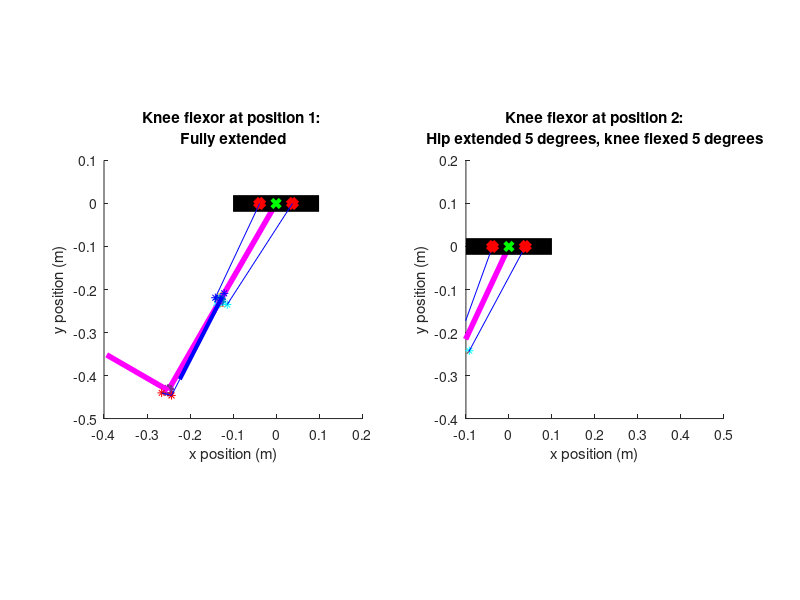

Reproduce this figure in MATLAB. (Note: this script raises an error after producing the figure.)
%% Biarticular analysis of the quadruped hind legs
clear, close('all'), clc

%% Define given geometric and physical constants

% This simulation is intended to provide a static analysis and rough visual
% depiction of a cam/pulley system. CAM radii are sown as points around the
% knee

%% Define a rotational function to be used
% Define 2D rotational matrix in xy-plane as a function of degrees rotated
% counter-clockwise
rotz = @(t) [cosd(t) -sind(t) ; sind(t) cosd(t)] ;

%% Define given geometric and physical constants

% Define the safety factor of required force
SF = 1;                             % [-]

%Define BPA model constants (eq 4 from paper)
a0 = 254.3e3;                       % [Pa] Model Parameter 0
a1 = 192e3;                         % [Pa] Model Parameter 1
a2 = 2.0265;                        % [-] Model Parameter 2
a3 = -0.461;                        % [-] Model Parameter 3
a4 = -0.331e-3;                     % [1/N] Model Parameter 4
a5 = 1.23e3;                        % [Pa/N] Model Parameter 5
a6 = 15.6e3;                        % [Pa] Model Parameter 6

% Define the hysteresis factor
S = 1;                               % [0,1]

% Defining hind leg section lengths
l1 = 10.25 * (0.0254);              % [m] Limb length 1 (inches to meters conversion)
l2 = 9.5 * (0.0254);                % [m] Limb length 2 (inches to meters conversion)
l3 = 6.5 * (0.0254);                % [m] Limb length 3 (inches to meters conversion)

% Define gravitational constant
g = 9.8;                            % [m/s^2]

% Define length of actuators             
L_AF = 9 * (0.0254);                % [m] Ankle flexor length (inches to meters conversion)
L_AE = 9 * (0.0254);                % [m] Ankle extensor length (inches to meters conversion)
L_KF = 8 * (0.0254);                % [m] Knee flexor length (inches to meters conversion)
L_KE = 8 * (0.0254);                % [m] Knee extensor length (inches to meters conversion)
L_KFb = 12 * (0.0254);              % [m] Biarticular knee flexor length (inches to meters conversion)
L_KEb = 12 * (0.0254);              % [m] Biarticular knee flexor length (inches to meters conversion)
L_AEb = 8.5 * (0.0254);              % [m] Biarticular ankle extensor length (inches to meters conversion)

% Define actuator masses based on linear density estimate of 0.0968 kg/m 
% (as measured inside of the end caps), and adding on the weight of the end
% caps, approximated as 10g each
m_AF = 0.0968 * L_AF + 0.02;                % [kg] Ankle flexor mass
m_AE = 0.0968 * L_AE + 0.02;                % [kg] Ankle extensor mass
m_KF = 0.0968 * L_KF + 0.02;                % [kg] Knee flexor mass
m_KE = 0.0968 * L_KE + 0.02;                % [kg] Knee extensor mass

% Define mass values of the hind leg sections
me = 0.0205;                        % [kg] Mass of encoders
m1 = 0.1302;                        % [kg] Section 1 leg mass
m2 = 0.1302;                        % [kg] Section 2 leg mass
m3 = 0.09814;                       % [kg] Section 3 leg mass

% Define maximum actuator strain estimate 
k_max = 0.1667;                     % [-]


%% Sarah makes ankle attachment point edits here:

% Define the lower attachment point of the biarticular ankle actuator
% string to the pulley in terms of displacement from the ankle axis of
% rotation
AEbl_pulleyx = 0.5 * (0.0254);                 % [m] (inches to meter conversion)
AEbl_pulleyy = -0.25 * (0.0254);                % [m] (inches to meter conversion)

% Define the lower attachment point of the biarticular ankle actuator
% string to the foot in terms of displacement from the ankle axis of
% rotation
AEbl_x = 0.5 * (0.0254);                 % [m] (inches to meter conversion)
AEbl_y = -0.4 * (0.0254);                % [m] (inches to meter conversion)

% Define the upper attachment point of the biarticular ankle actuator
% to the upper knee in terms of displacement from the knee axis of
% rotation
AEbu_x = 0 * (0.0254);                 % [m] (inches to meter conversion)
AEbu_y = 0.4 * (0.0254);                % [m] (inches to meter conversion)


%% Define fully extended position of the knee in 2D space (position 1)

% Origin is at hip joint point of rotation
% Fully extended position occurs when the femur is -30 degrees from
% vertical, with knee fully extended. Fully flexed position occurs when
% the femur is 30 degrees from vertical with knee fully flexed

% Define angle from horizontal for fully extended position (position 1)
theta1_pos1 = 30;                               % [degrees]

% Define the knee location in the xy plane at position 1 from hip angle
% and femur length
knee_pos1(1) = (-l1 * sind(theta1_pos1));                      % [m]
knee_pos1(2) = (-l1 * cosd(theta1_pos1));                      % [m]

% Define where point of rotation of the upper end of the knee actuators is in the
% xy plane, with the hip point of rotation as the origin
b_KFb_top = [1.5, 0]* (0.0254);            % [m] (inches to meter conversion)
b_KEb_top = [-1.5, 0]* (0.0254);           % [m] (inches to meter conversion)

% Define r1 and r2 for the knee cam, corresponding to the cam
% radius at positon one and two
r1_KFb_length = .75 * (0.0254);         % [m] (inches to meter conversion)
r1_KEb_length = 0.5 * (0.0254);         % [m] (inches to meter conversion)
r2_KFb_length = 0.5 * (0.0254);         % [m] (inches to meter conversion)
r2_KEb_length = .75 * (0.0254);         % [m] (inches to meter conversion)

% Define the length of the radius of attatchment end point for the knee(the point where
% the string inserts to the frame) from known angles and length of r
r1_KFb_pos1 = [(knee_pos1(1) + r1_KFb_length * cosd(theta1_pos1)), (knee_pos1(2) - r1_KFb_length * sind(theta1_pos1))]; % [m]
r2_KFb_pos1 = [(knee_pos1(1) - r2_KFb_length * sind(theta1_pos1)), (knee_pos1(2) - r2_KFb_length * cosd(theta1_pos1))]; % [m]
r1_KEb_pos1 = [(knee_pos1(1) - r1_KEb_length * cosd(theta1_pos1)), (knee_pos1(2) + r1_KEb_length * sind(theta1_pos1))]; % [m]
r2_KEb_pos1 = [(knee_pos1(1) + r2_KEb_length * sind(theta1_pos1)), (knee_pos1(2) + r2_KEb_length * cosd(theta1_pos1))]; % [m]

% Define the ankle position from the defined angles, knee position, and
% tibia length
ankle_pos1(1) = (knee_pos1(1) - l2 * sind(theta1_pos1));        % [m]
ankle_pos1(2) = (knee_pos1(2) - l2 * cosd(theta1_pos1));        % [m]

% Define the toe postion, modeling the foot as a straight line
toe_pos1 = [(ankle_pos1(1) - l3 * cosd(theta1_pos1)) (ankle_pos1(2) + l3 * sind(theta1_pos1))]; 

% Define the outer cam circle in quarter sections for knee and ankle
thetaKF = 1.5 *pi() : 0.001 : 2*pi;
thetaKE = 0.5 *pi() : 0.001 : pi;

camKF(1,:) = r1_KFb_length * cos(thetaKF) + knee_pos1(1);
camKF(2,:) = r2_KFb_length * sin(thetaKF) + knee_pos1(2);
camKF = rotz(-theta1_pos1) * [(camKF(1,:) - knee_pos1(1)); (camKF(2,:) - knee_pos1(2))];
camKF(1,:) = camKF(1,:) + knee_pos1(1);
camKF(2,:) = camKF(2,:) + knee_pos1(2);

camKE(1,:) = r1_KEb_length * cos(thetaKE) + knee_pos1(1);
camKE(2,:) = r2_KEb_length * sin(thetaKE) + knee_pos1(2);
camKE = rotz(-theta1_pos1) * [(camKE(1,:) - knee_pos1(1)); (camKE(2,:) - knee_pos1(2))];
camKE(1,:) = camKE(1,:) + knee_pos1(1);
camKE(2,:) = camKE(2,:) + knee_pos1(2);

% Define where in space the lower attachment point of the biarticular ankle
% actuator attaches to the pulley based on the defined displacment from the 
% ankle axis of rotation
AEb_string_attach_1 = ankle_pos1 + [(AEbl_pulleyx * cosd(30) + AEbl_pulleyy * sind(30)) (-AEbl_pulleyx * sind(30) + AEbl_pulleyy * cosd(30))];

% Define where in space the lower attachment point of the biarticular ankle
% actuator attaches to the foot based on the defined displacment from the 
% ankle axis of rotation
AEb_string_end_1 = ankle_pos1 + [(-AEbl_x * sind(30) + AEbl_y * cosd(30)) (-AEbl_x * cosd(30) - AEbl_y * sind(30))];

%Define upper actuator position 1
upper_AEb_pos1 = knee_pos1 + AEbu_x * [cosd(30) -sind(30)] + AEbu_y * [sind(30) cosd(30)] ;

% Define string length
string = norm(AEb_string_attach_1 - AEb_string_end_1) + norm(upper_AEb_pos1 - AEb_string_attach_1) - L_AEb;

% Define lower position of actuator at position 1
lower_AEb_pos1 = upper_AEb_pos1 + L_AEb * ((AEb_string_attach_1 - upper_AEb_pos1) / norm(upper_AEb_pos1 - AEb_string_attach_1));


%% Plot fully extended position of the knee in 2D space (position 1)
figure(1)
subplot(1, 2, 1)
hold on

% Plot the femur from knee position, and add a marker at the knee
plot([0, knee_pos1(1)], [0, knee_pos1(2)], '-m', 'LineWidth', 4)
plot(knee_pos1(1), knee_pos1(2), 'o', 'LineWidth', 3)

% Plot the cam radii
plot(camKF(1,:), camKF(2,:))
plot(camKE(1,:), camKE(2,:))

% Plot the tibia from knee to ankle points
plot([knee_pos1(1), ankle_pos1(1)], [knee_pos1(2), ankle_pos1(2)], '-m', 'LineWidth', 4)

% Plot the cam radii for the knee flexor and extensor (2 each) for position 1 as
% points
plot(r1_KFb_pos1(1), r1_KFb_pos1(2), '*c')
plot(r2_KFb_pos1(1), r2_KFb_pos1(2), '*c')
plot(r1_KEb_pos1(1), r1_KEb_pos1(2), '*b')
plot(r2_KEb_pos1(1), r2_KEb_pos1(2), '*b')

% Plot the ankle as a circle
plot(ankle_pos1(1), ankle_pos1(2), 'o', 'LineWidth', 3)

% Plot the foot as a straight line
plot([ankle_pos1(1) toe_pos1(1)], [ankle_pos1(2) toe_pos1(2)], '-m', 'LineWidth', 4) 

% Plot the lower point of attachment of the string for the biarticular
% ankle actuator to the pulley
plot(AEb_string_attach_1(1), AEb_string_attach_1(2), '*r')

% Plot the lower point of attachment of the string for the biarticular
% ankle actuator to the foot
plot(AEb_string_end_1(1), AEb_string_end_1(2), '*r')

% Plot a string between the ankle pulley and insertion point
plot([AEb_string_attach_1(1) AEb_string_end_1(1)], [AEb_string_attach_1(2) AEb_string_end_1(2)], '-b')

% Plot the ankle extensor actuator
plot([upper_AEb_pos1(1) lower_AEb_pos1(1)], [upper_AEb_pos1(2) lower_AEb_pos1(2)], '-b', 'LineWidth', 3)

% Plot the string from the ankle extensor actuator to the ankle pulley
plot([AEb_string_attach_1(1) lower_AEb_pos1(1)], [AEb_string_attach_1(2) lower_AEb_pos1(2)], '-b')

% Plot the hip/body as a horizontal line for reference
plot([-.1, .1], [0, 0], '-k', 'LineWidth', 12)

% Mark the hip joint as the origin
plot(0,0, 'xg', 'LineWidth', 3)

% Plot the final pulley point before string goes to the tibia for the
% flexor and extensor
plot(b_KFb_top(1), b_KFb_top(2), 'xr', 'LineWidth', 5)
plot(b_KEb_top(1), b_KEb_top(2), 'xr', 'LineWidth', 5)

% Plot the lines representing strings for the knee flexor and extensor
plot([b_KFb_top(1) r1_KFb_pos1(1)], [b_KFb_top(2) r1_KFb_pos1(2)], 'b')
plot([b_KEb_top(1) r1_KEb_pos1(1)], [b_KEb_top(2) r1_KEb_pos1(2)], 'b')

% Finish labeling the plot
hold off
xlim([-0.4 0.2])
ylim([-0.5 0.1])
title(sprintf('Knee flexor at position 1: \nFully extended'))
xlabel('x position (m)')
ylabel('y position (m)')
daspect([1 1 1])
set(gcf,'color','w');

%% Define flexed position (position 2) using rotational matrices

% Define hip rotation in degrees
rot_hip = input(sprintf('Enter the desired hip rotation from fully flexed: ') );                                              % [degrees]

% Rotate the knee about the origin 60 degrees
knee_pos2 = rotz(rot_hip) * knee_pos1';

% Define knee rotation in degrees
rot_knee = input(sprintf('\nEnter the desired knee rotation from fully extended: ') );                                              % [degrees]

%Rotate the all points below the knee about the knee 90 degrees
ankle_pos2 = rotz(rot_knee) * ((rotz(rot_hip) * ankle_pos1') - knee_pos2)+ knee_pos2;
camKF = rotz(rot_knee) * ((rotz(rot_hip) * camKF) - knee_pos2)+ knee_pos2;
camKE = rotz(rot_knee) * ((rotz(rot_hip) * camKE) - knee_pos2)+ knee_pos2;
r1_KFb_pos2 = rotz(rot_knee) * ((rotz(rot_hip) * r1_KFb_pos1') - knee_pos2) + knee_pos2;
r2_KFb_pos2 = rotz(rot_knee) * ((rotz(rot_hip) * r2_KFb_pos1') - knee_pos2) + knee_pos2;
r1_KEb_pos2 = rotz(rot_knee) * ((rotz(rot_hip) * r1_KEb_pos1') - knee_pos2) + knee_pos2;
r2_KEb_pos2 = rotz(rot_knee) * ((rotz(rot_hip) * r2_KEb_pos1') - knee_pos2) + knee_pos2;
toe_pos2 = rotz(rot_knee) * ((rotz(rot_hip) * toe_pos1') - knee_pos2)+ knee_pos2;
AEb_string_attach_2 = rotz(rot_knee) * ((rotz(rot_hip) * AEb_string_attach_1') - knee_pos2)+ knee_pos2;
AEb_string_end_2 = rotz(rot_knee) * ((rotz(rot_hip) * AEb_string_end_1') - knee_pos2)+ knee_pos2;

% Define knee rotation in degrees
rot_ankle = input(sprintf('\nEnter the desired ankle rotation from fully flexed: ') );

% Rotate the foot and ankle cam about the ankle
toe_pos2 = rotz(rot_ankle) * (toe_pos2 - ankle_pos2)+ ankle_pos2;
AEb_string_end_2 = rotz(rot_ankle) * (AEb_string_end_2 - ankle_pos2)+ ankle_pos2;

% Define upper ankle actuator position
upper_AEb_pos2 = rotz(rot_hip) * upper_AEb_pos1';

% Define the lower ankle actuator position
upperstringlength = string - norm(AEb_string_end_2 - AEb_string_attach_2);
L_AEb2 = norm(AEb_string_attach_2 - upper_AEb_pos2) - upperstringlength;
lower_AEb_pos2 = upper_AEb_pos2 +  L_AEb2 * ((AEb_string_attach_2 - upper_AEb_pos2) / norm(AEb_string_attach_2 - upper_AEb_pos2));

% Define the EFFECTIVE radius for the knee cam
rKFb_eff_length = (r1_KFb_length * r2_KFb_length)/((r2_KFb_length * cosd(rot_knee))^2 + (r1_KFb_length * sind(rot_knee))^2)^.5;
rKEb_eff_length = (r1_KEb_length * r2_KEb_length)/((r2_KEb_length * cosd(rot_knee))^2 + (r1_KEb_length * sind(rot_knee))^2)^.5;

% Define the string attachment point from effective radius and knee/ankle rotation
rKFb_eff = knee_pos1 + rKFb_eff_length * [cosd(theta1_pos1) -sind(theta1_pos1)];
rKFb_eff = rotz(rot_hip) * rKFb_eff';
rKEb_eff = knee_pos1 + rKEb_eff_length * [-cosd(theta1_pos1) sind(theta1_pos1)];
rKEb_eff = rotz(rot_hip) * rKEb_eff';


% Also need to define the fully extended knee extensor position, even if the
% user input doesn't rotate it to that point.
knee_pos2_extended = rotz(60) * knee_pos1';
r1_KEb_extended = rotz(90) * ((rotz(60) * r1_KEb_pos1') - knee_pos2_extended) + knee_pos2_extended;
r2_KEb_extended = rotz(90) * ((rotz(60) * r2_KEb_pos1') - knee_pos2_extended) + knee_pos2_extended;

%% Plot fully flexed position of the knee in 2D space (position 2)
subplot(1, 2, 2)
hold on

% Plot the femur from knee position, and add a marker at the knee
plot([0, knee_pos2(1)], [0, knee_pos2(2)], '-m', 'LineWidth', 4)
plot(knee_pos2(1), knee_pos2(2), 'o', 'LineWidth', 3)

% Plot the tibia from knee to ankle points
plot([knee_pos2(1), ankle_pos2(1)], [knee_pos2(2), ankle_pos2(2)], '-m', 'LineWidth', 4)

% Plot the cam radii for flexor and extensor (2 each) for position 1 as
% points
plot(r1_KFb_pos2(1), r1_KFb_pos2(2), '*c'); plot(r2_KFb_pos2(1), r2_KFb_pos2(2), '*c')
plot(r1_KEb_pos2(1), r1_KEb_pos2(2), '*b'); plot(r2_KEb_pos2(1), r2_KEb_pos2(2), '*b')
plot(camKF(1,:), camKF(2,:)); plot(camKE(1,:), camKE(2,:))

% Plot the lower point of attachment of the string for the biarticular
% ankle actuator to the pulley
plot(AEb_string_attach_2(1), AEb_string_attach_2(2), '*r')

% Plot the lower point of attachment of the string for the biarticular
% ankle actuator to the foot
plot(AEb_string_end_2(1), AEb_string_end_2(2), '*r')

% Plot a string between the ankle pulley and insertion point
plot([AEb_string_attach_2(1) AEb_string_end_2(1)], [AEb_string_attach_2(2) AEb_string_end_2(2)], '-b')

% Plot the ankle extensor actuator
plot([upper_AEb_pos2(1) lower_AEb_pos2(1)], [upper_AEb_pos2(2) lower_AEb_pos2(2)], '-b', 'LineWidth', 3)

% Plot the string from the ankle extensor actuator to the ankle pulley
plot([AEb_string_attach_2(1) lower_AEb_pos2(1)], [AEb_string_attach_2(2) lower_AEb_pos2(2)], '-b')

% Plot the ankle/foot as a circle
plot(ankle_pos2(1), ankle_pos2(2), 'o', 'LineWidth', 3)

% Plot the hip/body as a horizontal line for reference
plot([-.1, .1], [0, 0], '-k', 'LineWidth', 12)

% Mark the hip joint as the origin
plot(0, 0, 'xg', 'LineWidth', 3)

% Plot the foot as a straight line
plot([ankle_pos2(1) toe_pos2(1)], [ankle_pos2(2) toe_pos2(2)], '-m', 'LineWidth', 4)

% Plot the lines representing strings for the flexor and extensor
plot([b_KFb_top(1) rKFb_eff(1)], [b_KFb_top(2) rKFb_eff(2)], 'b')
plot([b_KEb_top(1) rKEb_eff(1)], [b_KEb_top(2) rKEb_eff(2)], 'b')

% Plot the final pulley point before string goes to the tibia for the
% lfexor and extensor
plot(b_KFb_top(1), b_KFb_top(2), 'xr', 'LineWidth', 5)
plot(b_KEb_top(1), b_KEb_top(2), 'xr', 'LineWidth', 5)

% Finish labeling the plot
xlim([-0.1 0.5])
ylim([-0.4 0.2])
title(sprintf('Knee flexor at position 2:\nHip extended %.0f degrees, knee flexed %.0f degrees', rot_hip, rot_knee))
xlabel('x position (m)')
ylabel('y position (m)')
daspect([1 1 1])


%% Define the strain necessary to achieve position 2

% Define the effective length of the string or actuator/string with the
% actuator fully deflated, in an extended position. Note, don't need to do
% this for ankle actuator, just using L_AEb
L_KFb_rest = norm(r1_KFb_pos1 - b_KFb_top); 
L_KEb_rest = norm(r2_KEb_extended' - b_KEb_top);

% Define the length of string wrapped around the cam at the fully
%extended/resting position. Using an approximation of a quarter of an
%ellipse.
L_KFb_camstring = (pi()/2)*(((r1_KFb_length^2) + (r2_KFb_length^2))/2)^0.5;
L_KEb_camstring = (pi()/2)*(((r1_KEb_length^2) + (r2_KEb_length^2))/2)^0.5;

% Define the length of the string/actuator after desired rotation (this is
% from origin to effective attachment point on the outside of the cam).
L_KFb_rot = norm(rKFb_eff' - b_KFb_top); 
L_KEb_rot = norm(rKEb_eff' - b_KEb_top);

% Define the length of string wrapped around the cam at the new position. 
% Using an approximation of the degree of rotation as a fraction of the
% ellipse of the cam.
L_KFb_camstring_new = ((90 - rot_knee)/360) * (pi()*2)*(((r1_KFb_length^2) + (r2_KFb_length^2))/2)^0.5;
L_KEb_camstring_new = ((rot_knee)/360) * (pi()*2)*(((r1_KEb_length^2) + (r2_KEb_length^2))/2)^0.5;

% Define the change in actuator length by subtracting the new length from
% the old length, including the parts of string wrapped around the cam at
% both positions.
delta_L_KFb = (L_KFb_rest + L_KFb_camstring) - (L_KFb_rot + L_KFb_camstring_new);
delta_L_KEb = (L_KEb_rest + L_KEb_camstring) - (L_KEb_rot + L_KEb_camstring_new);
delta_L_AEb = (L_AEb - L_AEb2);

% Calculate strain from contracted and resting lengths
k_KFb = delta_L_KFb / L_KFb;
k_KEb = delta_L_KEb / L_KEb;
k_AEb = delta_L_AEb / L_AEb;

%Print out actuator lengths and desired rotations.
clc
fprintf('\nHip rotation: %.0f degrees', rot_hip)
fprintf('\nKnee rotation: %.0f degrees', rot_knee)
fprintf('\nAnkle rotation: %.0f degrees', rot_ankle)
fprintf('\n\nBA knee flexor actuator length: %.0f inches', L_KFb/0.0254)
fprintf('\nBA knee extensor actuator length: %.0f inches', L_KEb/0.0254)
fprintf('\nBA ankle extensor actuator length: %.0f inches', L_AEb/0.0254)

% Print out actuator strains at position 2.
fprintf('\n\nBA knee flexor strain to achieve position 2: %.2f', k_KFb)
fprintf('\nBA knee extensor strain to achieve position 1: %.2f', k_KEb)
fprintf('\nBA ankle extensor strain to achieve this position: %.2f\n', k_AEb)

%% Torque calculations for the biarticular knee flexor and knee extensor

% NOTE: THESE HAVE ONLY BEEN SET UP TO DEFINE TORQUE AT SET POSITIONS.
% Needs modification to find force at a given rotation.

% Torque requirements for knee flexor:
% Define torques created by the weight of the different leg segments
T1_KFb = 0.5 * l1 * cosd(60) * (m1 + m_KF + m_KE) * g;                      % [N-m]
T2_KFb = (l1 * cosd(60) + 0.5 * l2 * sind(60)) * (m2 + m_AF + m_AE) * g;    % [N-m]
T3_KFb = (l1 * cosd(60) + (l2 + l3/2) * sind(60)) * m3 * g;                 % [N-m]
T_knee_KFb = l1 * cosd(60) * me * g;                                        % [N-m]
T_ankle_KFb = (l1 * cosd(60) + l2 * sind(60)) * me * g;                     % [N-m]

% Define force necessary for actuator to exert to hold leg at position 2
F_KFb = (T1_KFb + T2_KFb + T3_KFb + T_knee_KFb + T_ankle_KFb) / r2_KFb_length;  % [N]              % [N]         


% Torque requirements for knee extensor:
% Define torques created by the weight of the different leg segments
T1_KEb = 0.5 * l1 * sind(30) * (m1 + m_KF + m_KE) * g;             % [N-m]
T2_KEb = ((l1 + 0.5 * l2) * sind(30)) * (m2 + m_AF + m_AE) * g;    % [N-m]
T3_KEb = (((l1 + l2) * sind(30)) + (l3/2)) * m3 * g;               % [N-m]
T_knee_KEb = l1 * sind(30) * me * g;                               % [N-m]
T_ankle_KEb = (l1 + l2) * sind(30) * me * g;                       % [N-m]

% Define force necessary for actuator to exert to hold leg at position 1
F_KEb = (T1_KEb + T2_KEb + T3_KEb + T_knee_KEb + T_ankle_KEb) / r1_KEb_length;                % [N] 


% Torque requirements for ankle extensor:
% Define torques created by the weight of the different leg segments
T2_AEb = (0.5 * l2) * (m2 + m_AF + m_AE) * g;                      % [N-m]
T3_AEb = (l2 + 0.5 * l3) * m3 * g;                                 % [N-m]
T_ankle_AEb = l2 * me * g;                                         % [N-m]

% Define force necessary for actuator to exert to hold leg at a fully
% contracted position with the femur aligned with the vertical
F_AEb = (T2_AEb + T3_KEb + T_ankle_AEb) / AEbl_x;                % [N] 

% Print out force required to hold position 1 and 2 for the knee extensor
% and flexor, respectively
fprintf('\nThe required force for the BA knee flexor to hold a fully contracted position is %.1f pounds\n', F_KFb/4.448)
fprintf('\nThe required force for the BA knee extensor to hold a fully contracted position is %.1f pounds\n', F_KEb/4.448)
fprintf('\nThe required force for the BA ankle extensor to hold position 1 is %.1f pounds', F_AEb/4.448)

%% Plotting strain vs necessary pressure for a given force

% Constructing a pressure vs strain plot for BPAs of varying force based on
% equation 4.

% Define range of strains
k = 0.001:0.001:0.2;            % []
k_max = 0.17;                   % []
F = (0:6:36) * 4.448;           % [N] (pounds to newtons conversion)
S = 1;                          % [0,1] hysteresis 

key = strings(1,length(F));

figure(2)
% plot pressure vs strain, each loop doing a different applied force
for n = 1:length(F)
    tangent = a2 * ((k./ (a4 * F(n) + k_max)) + a3);
    tangent(tangent > (pi()/2)) = [];
    P = a0 + (a1 * tan(tangent)) + (a5 * F(n)) + (a6 * S); % [Pa]
    plot(k(1:length(P)), P/1000, '.')
    hold on
    key(n) = sprintf('Applied force: %.1f pounds', F(n)/4.448);
end

% Plot strain and forces required for position 1 and 2 for biarticular knee
% muscles
plot(k_KFb, 0.001 * (a0 + (a1 * tan( a2 * ((k_KFb./ (a4 * F_KFb + k_max)) + a3))) + (a5 * F_KFb) + (a6 * S)), 'xr', 'LineWidth', 2)
plot(k_KEb, 0.001 * (a0 + (a1 * tan( a2 * ((k_KEb./ (a4 * F_KEb + k_max)) + a3))) + (a5 * F_KEb) + (a6 * S)), 'xb', 'LineWidth', 2)
plot(k_AEb, 0.001 * (a0 + (a1 * tan( a2 * ((k_AEb./ (a4 * F_AEb + k_max)) + a3))) + (a5 * F_AEb) + (a6 * S)), 'xg', 'LineWidth', 2)

% Plot maximum pressure line at P = 620 kPa
plot([0 .2], [620 620], '-r')

legend(key)
xlabel('Strain')
ylabel('Pressure (kPa)')
xlim([0 0.2])
ylim([0 900])
title(sprintf('Required pressure to achieve a given strain with varied applied force'))
set(gcf,'color','w');
